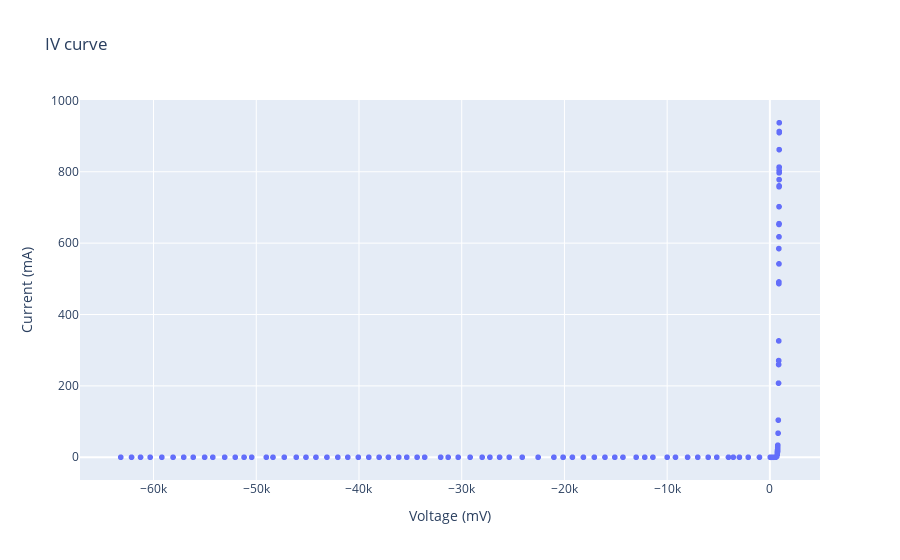

Notebook code for this chart:
### Code cell
fig = go.Figure()

fig.add_trace(go.Scattergl(x = positive.voltage+negative.voltage,y=positive.current+negative.current,mode="markers"))
fig.update_layout(title = "IV curve",xaxis_title="Voltage (mV)",yaxis_title = "Current (mA)")
fig.show()
